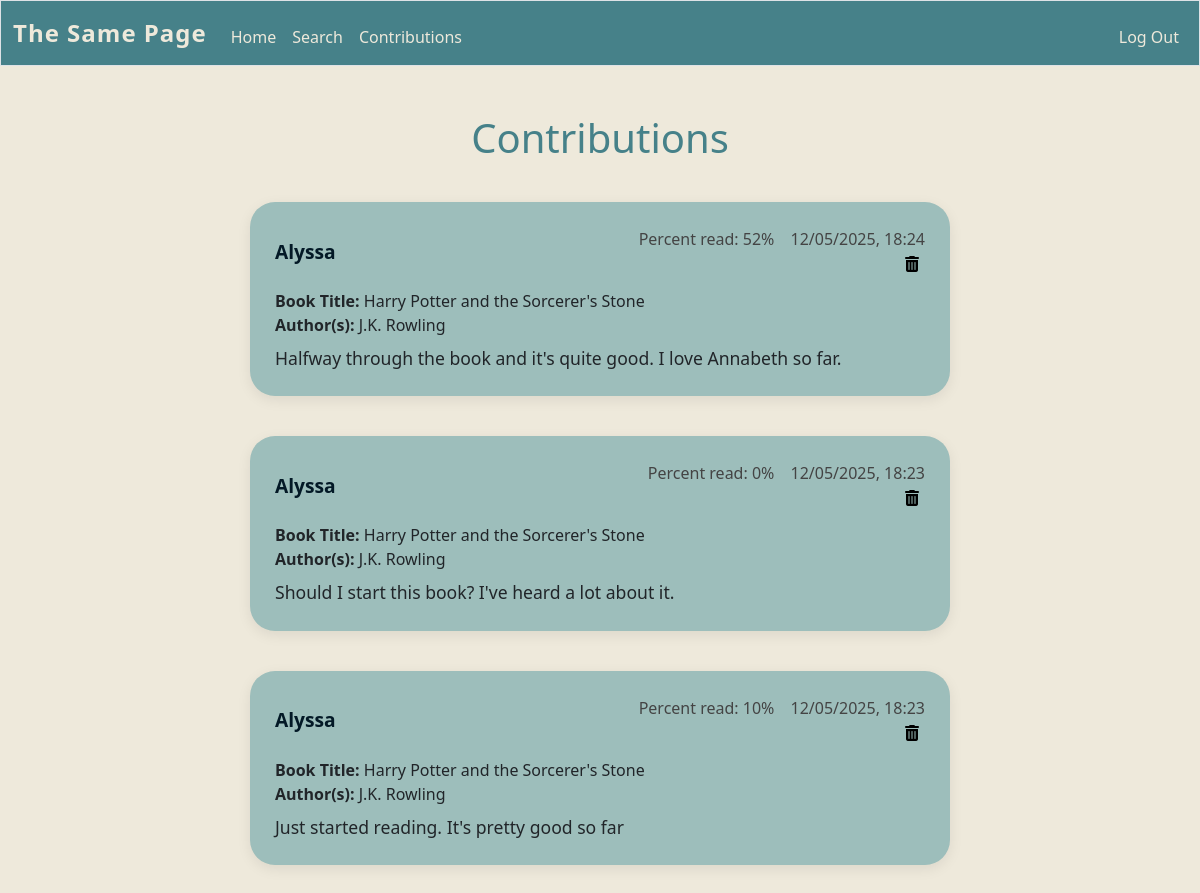
Page /contributions (signed in) on the committed database.
### tables this page shows
CREATE TABLE users (id INTEGER PRIMARY KEY AUTOINCREMENT NOT NULL, username TEXT NOT NULL, hash TEXT NOT NULL);

CREATE TABLE forums (user_id INTEGER, comment TEXT NOT NULL, parent_id INTEGER, time DATETIME, forum_id TEXT NOT NULL, percentage TEXT, comment_id INTEGER PRIMARY KEY AUTOINCREMENT NOT NULL, FOREIGN KEY (forum_id) REFERENCES chapters(forum_id));

CREATE TABLE chapters (title TEXT NOT NULL, author TEXT NOT NULL, forum_id TEXT PRIMARY KEY NOT NULL, thumbnail TEXT, pageCount INTEGER);

### app.py (the view)
@app.route('/contributions', methods=['GET'])
def contributions():
    user_id = session["user_id"]
    username = executeSQL("SELECT username FROM users WHERE id = ?", (user_id,), False)[0][0]
    user_comments = executeSQL("SELECT * FROM forums WHERE user_id = ? ORDER BY time DESC", (session["user_id"],), False)
    comments_info = []
    for comment in user_comments:
        book_id = comment[4]
        book_info = executeSQL("SELECT * FROM chapters WHERE forum_id = ?", (book_id,), False)
        if book_info:
            title = book_info[0][0]
            author = book_info[0][1]
        else:
            title = None
            author = None
        if comment[2] is not None:
            parentComment = executeSQL("SELECT comment FROM forums WHERE comment_id = ?", (comment[2],), False)[0][0]
        else:
            parentComment = None
        comments_info.append({"username":username, "comment_id": comment[6], "comment":comment[1], "date":comment[3], "percent":comment[5] ,"title":title, "author":author, "parentComment": parentComment})
    return render_template("contributions.html", comments_info = comments_info)

### app.py (called while the page is built)
def executeSQL(command, args, needCommit):
    connection = sqlite3.connect('info.db')
    db = connection.cursor()
    db.execute(command, args)
    val = db.fetchall()
    if needCommit:
        connection.commit()
    connection.close()
    return val

@app.after_request
def after_request(response):
    response.headers["Cache-Control"] = "no-cache, no-store, must-revalidate"
    response.headers["Expires"] = 0
    response.headers["Pragma"] = "no-cache"
    return response

### templates/contributions.html (shortened to what this page needs)
{% extends "layout.html" %}
{% block main %}
    <h1>Contributions</h1>
    {% for comment in comments_info %}
    <div class = comment-box>
        <div class = comment-header>
            <div class="comment-username">
                {{comment['username']}}
            </div>
            <div class="comment-right">
                <span class="comment-percent">Percent read: {{comment['percent']}}%</span>
                <span class="comment-date">{{comment['date']}}</span>
                <form action="/deleteContribution" method="post">
                    <button class = "trash-can"> <i class="fa-solid fa-trash-can"></i> </button>
                </form>
            </div>
        </div>
        <div class = "comment-book">
            <div>
                <b>Book Title:</b> {{comment['title']}}
            </div>
            <div>
                <b>Author(s):</b> {{comment['author']}}
            </div>
        </div>
        <div class = "comment-text">
            {{comment['comment']}}
        </div>
    </div>
    {% endfor %}
{% endblock %}

### templates/layout.html (shortened to what this page needs)
<!DOCTYPE html>
<html lang="en">
    <head>
        <link href="https://cdn.jsdelivr.net/npm/bootstrap@5.3.8/dist/css/bootstrap.min.css" rel="stylesheet">
        <link href="/static/styles.css" rel="stylesheet">
        <link rel="stylesheet" href="https://cdnjs.cloudflare.com/ajax/libs/font-awesome/6.5.1/css/all.min.css">
    </head>
    <body>
        <nav class="border navbar navbar-expand-md navbar-light">
            <div class="container-fluid">
                <a class="navbar-brand" href="/"><span>The Same Page</span></a>
                <div class="collapse navbar-collapse" id="navbar">
                    {% if session["user_id"] %}
                        <ul class="navbar-nav me-auto mt-2">
                            <li class="nav-item"><a class="nav-link" href="/">Home</a></li>
                            <li class="nav-item"><a class="nav-link" href="/search">Search</a></li>
                            <li class="nav-item"><a class="nav-link" href="/contributions">Contributions</a></li>
                        </ul>
                        <ul class="navbar-nav ms-auto mt-2">
                            <li class="nav-item"><a class="nav-link" href="/logout">Log Out</a></li>
                        </ul>
                    {% else %}
                        <ul class="navbar-nav ms-auto mt-2">
                            <li class="nav-item"><a class="nav-link" href="/register">Register</a></li>
                            <li class="nav-item"><a class="nav-link" href="/login">Log In</a></li>
                        </ul>
                    {% endif %}
                </div>
            </div>
        </nav>
        <main class="container-fluid py-5 text-center">
            {% block main %}{% endblock %}
        </main>
    </body>
</html>

### static/styles.css (style rules this page uses)
:root { --dark: #031926; --dark-teal: #468189; --medium-teal: #77ACA2; --light-teal: #9DBEBB; --lightest-teal: #c0d8d6; --cream: #F4E9CD; --light-cream: #eee9db; --dark-cream: #e3dac3; --spacing-unit: 16px; }
nav.navbar { background-color: var(--dark-teal); border-bottom: 3px solid var(--dark); padding-top: 0.5rem; padding-bottom: 0.5rem; border-color: var(--dark); }
.navbar-brand span { color: var(--light-cream); background-color: var(--dark-teal); font-weight: 600; font-size: 1.5rem; letter-spacing: 1px; }
.navbar-nav .nav-link { color: var(--light-cream); font-weight: 500; padding-left: 1rem; padding-right: 1rem; transition: color 0.3s ease, background-color 0.3s ease; }
.navbar-collapse { background-color: var(--dark-teal); }
h1 { color: var(--dark-teal); }
body { background-color: var(--light-cream); }
.comment-box { background: var(--light-teal); padding: 25px; border-radius: 25px; box-shadow: 0 4px 14px rgba(0,0,0,0.08); margin: 40px auto; max-width: 700px; }
.comment-header { display: flex; justify-content: space-between; align-items: center; margin-bottom: 12px; font-weight: 600; }
.comment-right { text-align: right; white-space: nowrap; font-weight: 400; color: #444; }
.comment-percent, .comment-date { display: inline-block; margin-left: 12px; }
.comment-text { text-align: left; font-size: 1.1rem; margin-top: 8px; }
.comment-username { font-size: 1.2rem; font-weight: 700; color: var(--dark); }
.comment-book { text-align: left; }
.trash-can { background: transparent; border: none; }

### rows in the picture
users: username "Alyssa" "Alyssa" "Alyssa"
forums: percent "52", date "12/05/2025, 18:24", comment "Halfway through the book and it's quite good. I love Annabeth so far."
chapters: title "Harry Potter and the Sorcerer's Stone" "Harry Potter and the Sorcerer's Stone" "Harry Potter and the Sorcerer's Stone", author "J.K. Rowling" "J.K. Rowling" "J.K. Rowling"
forums: date "12/05/2025, 18:23", comment "Should I start this book? I've heard a lot about it."
forums: percent "10", date "12/05/2025, 18:23", comment "Just started reading. It's pretty good so far"

### other values in the picture
{{ comment['percent'] }} "0"
